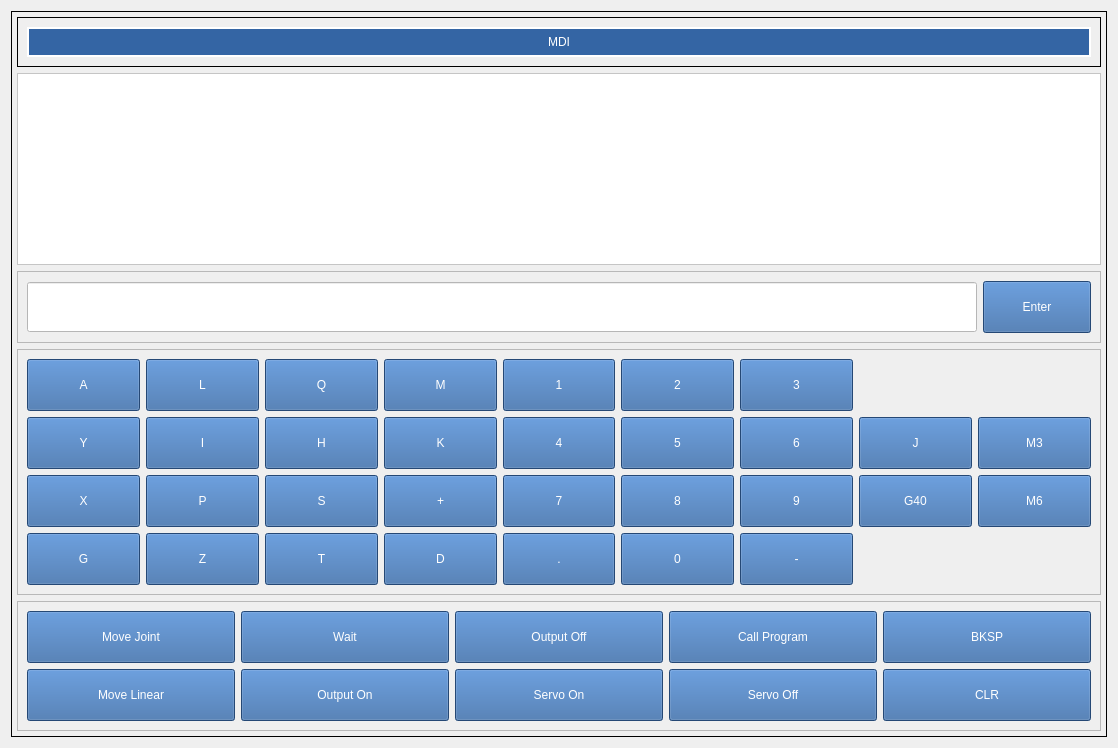
            <widget class="QWidget" name="widget">
             <attribute name="title">
              <string>MDI</string>
             </attribute>
             <layout class="QHBoxLayout" name="horizontalLayout_7">
              <item>
               <widget class="QFrame" name="gridFrame_10">
                <property name="maximumSize">
                 <size>
                  <width>9999</width>
                  <height>16777215</height>
                 </size>
                </property>
                <property name="styleSheet">
                 <string notr="true"/>
                </property>
                <property name="frameShape">
                 <enum>QFrame::Box</enum>
                </property>
                <layout class="QVBoxLayout" name="verticalLayout_8">
                 <property name="leftMargin">
                  <number>5</number>
                 </property>
                 <property name="topMargin">
                  <number>5</number>
                 </property>
                 <property name="rightMargin">
                  <number>5</number>
                 </property>
                 <property name="bottomMargin">
                  <number>5</number>
                 </property>
                 <item>
                  <widget class="QFrame" name="gridFrame_11">
                   <property name="maximumSize">
                    <size>
                     <width>16777215</width>
                     <height>50</height>
                    </size>
                   </property>
                   <property name="frameShape">
                    <enum>QFrame::Box</enum>
                   </property>
                   <layout class="QGridLayout" name="gridLayout_59">
                    <item row="0" column="0">
                     <widget class="QLabel" name="label_53">
                      <property name="minimumSize">
                       <size>
                        <width>0</width>
                        <height>30</height>
                       </size>
                      </property>
                      <property name="maximumSize">
                       <size>
                        <width>1122222</width>
                        <height>30</height>
                       </size>
                      </property>
                      <property name="styleSheet">
                       <string notr="true">color: rgb(255, 255, 255);
background-color:rgb(52, 101, 164);</string>
                      </property>
                      <property name="frameShape">
                       <enum>QFrame::Box</enum>
                      </property>
                      <property name="lineWidth">
                       <number>2</number>
                      </property>
                      <property name="text">
                       <string>MDI</string>
                      </property>
                      <property name="alignment">
                       <set>Qt::AlignCenter</set>
                      </property>
                     </widget>
                    </item>
                   </layout>
                  </widget>
                 </item>
                 <item>
                  <widget class="QListWidget" name="mdi_programView">
                   <property name="styleSheet">
                    <string notr="true">background-color: rgb(255, 255, 255);</string>
                   </property>
                  </widget>
                 </item>
                 <item>
                  <widget class="QFrame" name="frame_22">
                   <property name="styleSheet">
                    <string notr="true">QPushButton {
min-height: 50px;
min-width: 100px;
max-height: 50px;
max-width: 150px;
font: 14pt &quot;DejaVu Sans&quot;;
color: rgb(255, 255, 255);
background-color:rgb(52, 101, 164);
}</string>
                   </property>
                   <property name="frameShape">
                    <enum>QFrame::StyledPanel</enum>
                   </property>
                   <property name="frameShadow">
                    <enum>QFrame::Raised</enum>
                   </property>
                   <layout class="QHBoxLayout" name="horizontalLayout_8">
                    <item>
                     <widget class="QLineEdit" name="mdiEntryfield">
                      <property name="minimumSize">
                       <size>
                        <width>0</width>
                        <height>50</height>
                       </size>
                      </property>
                      <property name="styleSheet">
                       <string notr="true">background-color: rgb(255, 255, 255);</string>
                      </property>
                      <property name="frame">
                       <bool>true</bool>
                      </property>
                     </widget>
                    </item>
                    <item>
                     <widget class="QPushButton" name="mdi_enter">
                      <property name="minimumSize">
                       <size>
                        <width>102</width>
                        <height>52</height>
                       </size>
                      </property>
                      <property name="maximumSize">
                       <size>
                        <width>152</width>
                        <height>52</height>
                       </size>
                      </property>
                      <property name="text">
                       <string>Enter</string>
                      </property>
                     </widget>
                    </item>
                   </layout>
                  </widget>
                 </item>
                 <item>
                  <widget class="QFrame" name="frame_19">
                   <property name="styleSheet">
                    <string notr="true">QPushButton {
min-height: 50px;
min-width: 100px;
max-height: 50px;
max-width: 150px;
font: 14pt &quot;DejaVu Sans&quot;;
color: rgb(255, 255, 255);
background-color:rgb(52, 101, 164);
}</string>
                   </property>
                   <property name="frameShape">
                    <enum>QFrame::StyledPanel</enum>
                   </property>
                   <property name="frameShadow">
                    <enum>QFrame::Raised</enum>
                   </property>
                   <layout class="QGridLayout" name="gridLayout_30">
                    <item row="3" column="14">
                     <widget class="QPushButton" name="m6_4">
                      <property name="minimumSize">
                       <size>
                        <width>102</width>
                        <height>52</height>
                       </size>
                      </property>
                      <property name="text">
                       <string>M6</string>
                      </property>
                     </widget>
                    </item>
                    <item row="5" column="1">
                     <widget class="QPushButton" name="mdi_z_4">
                      <property name="minimumSize">
                       <size>
                        <width>102</width>
                        <height>52</height>
                       </size>
                      </property>
                      <property name="text">
                       <string>Z</string>
                      </property>
                     </widget>
                    </item>
                    <item row="3" column="2">
                     <widget class="QPushButton" name="mdi_s_4">
                      <property name="minimumSize">
                       <size>
                        <width>102</width>
                        <height>52</height>
                       </size>
                      </property>
                      <property name="text">
                       <string>S</string>
                      </property>
                     </widget>
                    </item>
                    <item row="0" column="0">
                     <widget class="QPushButton" name="mdi_a_3">
                      <property name="minimumSize">
                       <size>
                        <width>102</width>
                        <height>52</height>
                       </size>
                      </property>
                      <property name="text">
                       <string>A</string>
                      </property>
                     </widget>
                    </item>
                    <item row="0" column="2">
                     <widget class="QPushButton" name="mdi_q_3">
                      <property name="minimumSize">
                       <size>
                        <width>102</width>
                        <height>52</height>
                       </size>
                      </property>
                      <property name="text">
                       <string>Q</string>
                      </property>
                     </widget>
                    </item>
                    <item row="0" column="11">
                     <widget class="QPushButton" name="mdi_33">
                      <property name="minimumSize">
                       <size>
                        <width>102</width>
                        <height>52</height>
                       </size>
                      </property>
                      <property name="text">
                       <string>2</string>
                      </property>
                     </widget>
                    </item>
                    <item row="5" column="12">
                     <widget class="QPushButton" name="pushButton_67">
                      <property name="minimumSize">
                       <size>
                        <width>102</width>
                        <height>52</height>
                       </size>
                      </property>
                      <property name="text">
                       <string>-</string>
                      </property>
                     </widget>
                    </item>
                    <item row="1" column="4">
                     <widget class="QPushButton" name="mdi_k_4">
                      <property name="minimumSize">
                       <size>
                        <width>102</width>
                        <height>52</height>
                       </size>
                      </property>
                      <property name="text">
                       <string>K</string>
                      </property>
                     </widget>
                    </item>
                    <item row="1" column="1">
                     <widget class="QPushButton" name="mdi_i_4">
                      <property name="minimumSize">
                       <size>
                        <width>102</width>
                        <height>52</height>
                       </size>
                      </property>
                      <property name="text">
                       <string>I</string>
                      </property>
                     </widget>
                    </item>
                    <item row="3" column="4">
                     <widget class="QPushButton" name="pushButton_70">
                      <property name="minimumSize">
                       <size>
                        <width>102</width>
                        <height>52</height>
                       </size>
                      </property>
                      <property name="text">
                       <string>+</string>
                      </property>
                     </widget>
                    </item>
                    <item row="1" column="2">
                     <widget class="QPushButton" name="pushButton_63">
                      <property name="minimumSize">
                       <size>
                        <width>102</width>
                        <height>52</height>
                       </size>
                      </property>
                      <property name="text">
                       <string>H</string>
                      </property>
                     </widget>
                    </item>
                    <item row="5" column="4">
                     <widget class="QPushButton" name="pushButton_66">
                      <property name="minimumSize">
                       <size>
                        <width>102</width>
                        <height>52</height>
                       </size>
                      </property>
                      <property name="text">
                       <string>D</string>
                      </property>
                     </widget>
                    </item>
                    <item row="0" column="4">
                     <widget class="QPushButton" name="mdi_m_4">
                      <property name="minimumSize">
                       <size>
                        <width>102</width>
                        <height>52</height>
                       </size>
                      </property>
                      <property name="text">
                       <string>M</string>
                      </property>
                     </widget>
                    </item>
                    <item row="5" column="2">
                     <widget class="QPushButton" name="pushButton_65">
                      <property name="minimumSize">
                       <size>
                        <width>102</width>
                        <height>52</height>
                       </size>
                      </property>
                      <property name="text">
                       <string>T</string>
                      </property>
                     </widget>
                    </item>
                    <item row="1" column="10">
                     <widget class="QPushButton" name="mdi_32">
                      <property name="minimumSize">
                       <size>
                        <width>102</width>
                        <height>52</height>
                       </size>
                      </property>
                      <property name="text">
                       <string>4</string>
                      </property>
                     </widget>
                    </item>
                    <item row="3" column="11">
                     <widget class="QPushButton" name="mdi_37">
                      <property name="minimumSize">
                       <size>
                        <width>102</width>
                        <height>52</height>
                       </size>
                      </property>
                      <property name="text">
                       <string>8</string>
                      </property>
                     </widget>
                    </item>
                    <item row="5" column="0">
                     <widget class="QPushButton" name="mdi_g_4">
                      <property name="minimumSize">
                       <size>
                        <width>102</width>
                        <height>52</height>
                       </size>
                      </property>
                      <property name="text">
                       <string>G</string>
                      </property>
                     </widget>
                    </item>
                    <item row="3" column="10">
                     <widget class="QPushButton" name="mdi_35">
                      <property name="minimumSize">
                       <size>
                        <width>102</width>
                        <height>52</height>
                       </size>
                      </property>
                      <property name="text">
                       <string>7</string>
                      </property>
                     </widget>
                    </item>
                    <item row="5" column="11">
                     <widget class="QPushButton" name="pushButton_68">
                      <property name="minimumSize">
                       <size>
                        <width>102</width>
                        <height>52</height>
                       </size>
                      </property>
                      <property name="text">
                       <string>0</string>
                      </property>
                     </widget>
                    </item>
                    <item row="1" column="12">
                     <widget class="QPushButton" name="mdi_34">
                      <property name="minimumSize">
                       <size>
                        <width>102</width>
                        <height>52</height>
                       </size>
                      </property>
                      <property name="text">
                       <string>6</string>
                      </property>
                     </widget>
                    </item>
                    <item row="3" column="12">
                     <widget class="QPushButton" name="mdi_38">
                      <property name="minimumSize">
                       <size>
                        <width>102</width>
                        <height>52</height>
                       </size>
                      </property>
                      <property name="text">
                       <string>9</string>
                      </property>
                     </widget>
                    </item>
                    <item row="5" column="10">
                     <widget class="QPushButton" name="pushButton_64">
                      <property name="minimumSize">
                       <size>
                        <width>102</width>
                        <height>52</height>
                       </size>
                      </property>
                      <property name="text">
                       <string>.</string>
                      </property>
                     </widget>
                    </item>
                    <item row="0" column="12">
                     <widget class="QPushButton" name="mdi_30">
                      <property name="minimumSize">
                       <size>
                        <width>102</width>
                        <height>52</height>
                       </size>
                      </property>
                      <property name="text">
                       <string>3</string>
                      </property>
                     </widget>
                    </item>
                    <item row="3" column="13">
                     <widget class="QPushButton" name="pushButton_69">
                      <property name="minimumSize">
                       <size>
                        <width>102</width>
                        <height>52</height>
                       </size>
                      </property>
                      <property name="text">
                       <string>G40</string>
                      </property>
                     </widget>
                    </item>
                    <item row="0" column="10">
                     <widget class="QPushButton" name="mdi_31">
                      <property name="minimumSize">
                       <size>
                        <width>102</width>
                        <height>52</height>
                       </size>
                      </property>
                      <property name="text">
                       <string>1</string>
                      </property>
                     </widget>
                    </item>
                    <item row="1" column="11">
                     <widget class="QPushButton" name="mdi_36">
                      <property name="minimumSize">
                       <size>
                        <width>102</width>
                        <height>52</height>
                       </size>
                      </property>
                      <property name="text">
                       <string>5</string>
                      </property>
                     </widget>
                    </item>
                    <item row="1" column="0">
                     <widget class="QPushButton" name="mdi_y_4">
                      <property name="minimumSize">
                       <size>
                        <width>102</width>
                        <height>52</height>
                       </size>
                      </property>
                      <property name="text">
                       <string>Y</string>
                      </property>
                     </widget>
                    </item>
                    <item row="1" column="14">
                     <widget class="QPushButton" name="m3_4">
                      <property name="minimumSize">
                       <size>
                        <width>102</width>
                        <height>52</height>
                       </size>
                      </property>
                      <property name="text">
                       <string>M3</string>
                      </property>
                     </widget>
                    </item>
                    <item row="0" column="1">
                     <widget class="QPushButton" name="mdi_l_4">
                      <property name="minimumSize">
                       <size>
                        <width>102</width>
                        <height>52</height>
                       </size>
                      </property>
                      <property name="text">
                       <string>L</string>
                      </property>
                     </widget>
                    </item>
                    <item row="1" column="13">
                     <widget class="QPushButton" name="mdi_j_4">
                      <property name="minimumSize">
                       <size>
                        <width>102</width>
                        <height>52</height>
                       </size>
                      </property>
                      <property name="text">
                       <string>J</string>
                      </property>
                     </widget>
                    </item>
                    <item row="3" column="0">
                     <widget class="QPushButton" name="mdi_x_4">
                      <property name="minimumSize">
                       <size>
                        <width>102</width>
                        <height>52</height>
                       </size>
                      </property>
                      <property name="text">
                       <string>X</string>
                      </property>
                     </widget>
                    </item>
                    <item row="3" column="1">
                     <widget class="QPushButton" name="mdi_p_4">
                      <property name="minimumSize">
                       <size>
                        <width>102</width>
                        <height>52</height>
                       </size>
                      </property>
                      <property name="text">
                       <string>P</string>
                      </property>
                     </widget>
                    </item>
                   </layout>
                  </widget>
                 </item>
                 <item>
                  <widget class="QFrame" name="frame_21">
                   <property name="styleSheet">
                    <string notr="true">QPushButton {
min-height: 50px;
min-width: 200px;
max-height: 50px;
max-width: 250px;
font: 14pt &quot;DejaVu Sans&quot;;
color: rgb(255, 255, 255);
background-color:rgb(52, 101, 164);
}</string>
                   </property>
                   <property name="frameShape">
                    <enum>QFrame::StyledPanel</enum>
                   </property>
                   <property name="frameShadow">
                    <enum>QFrame::Raised</enum>
                   </property>
                   <layout class="QGridLayout" name="gridLayout_32">
                    <item row="0" column="2">
                     <widget class="QPushButton" name="mdi_outputOff">
                      <property name="minimumSize">
                       <size>
                        <width>202</width>
                        <height>52</height>
                       </size>
                      </property>
                      <property name="text">
                       <string>Output Off</string>
                      </property>
                     </widget>
                    </item>
                    <item row="2" column="2">
                     <widget class="QPushButton" name="mdi_servoOn">
                      <property name="minimumSize">
                       <size>
                        <width>202</width>
                        <height>52</height>
                       </size>
                      </property>
                      <property name="text">
                       <string>Servo On</string>
                      </property>
                     </widget>
                    </item>
                    <item row="2" column="4">
                     <widget class="QPushButton" name="mdiClearButton">
                      <property name="minimumSize">
                       <size>
                        <width>202</width>
                        <height>52</height>
                       </size>
                      </property>
                      <property name="text">
                       <string>CLR</string>
                      </property>
                     </widget>
                    </item>
                    <item row="0" column="1">
                     <widget class="QPushButton" name="mdi_wait">
                      <property name="minimumSize">
                       <size>
                        <width>202</width>
                        <height>52</height>
                       </size>
                      </property>
                      <property name="text">
                       <string>Wait</string>
                      </property>
                     </widget>
                    </item>
                    <item row="2" column="1">
                     <widget class="QPushButton" name="mdi_outputOn">
                      <property name="minimumSize">
                       <size>
                        <width>202</width>
                        <height>52</height>
                       </size>
                      </property>
                      <property name="text">
                       <string>Output On</string>
                      </property>
                     </widget>
                    </item>
                    <item row="0" column="4">
                     <widget class="QPushButton" name="mdiBackSpaceKey">
                      <property name="minimumSize">
                       <size>
                        <width>202</width>
                        <height>52</height>
                       </size>
                      </property>
                      <property name="text">
                       <string>BKSP</string>
                      </property>
                     </widget>
                    </item>
                    <item row="0" column="3">
                     <widget class="QPushButton" name="mdi_callProgram">
                      <property name="minimumSize">
                       <size>
                        <width>202</width>
                        <height>52</height>
                       </size>
                      </property>
                      <property name="text">
                       <string>Call Program</string>
                      </property>
                     </widget>
                    </item>
                    <item row="2" column="3">
                     <widget class="QPushButton" name="mdi_servoOFf">
                      <property name="minimumSize">
                       <size>
                        <width>202</width>
                        <height>52</height>
                       </size>
                      </property>
                      <property name="text">
                       <string>Servo Off</string>
                      </property>
                     </widget>
                    </item>
                    <item row="0" column="0">
                     <widget class="QPushButton" name="pushButton_3">
                      <property name="text">
                       <string>Move Joint</string>
                      </property>
                     </widget>
                    </item>
                    <item row="2" column="0">
                     <widget class="QPushButton" name="pushButton_4">
                      <property name="text">
                       <string>Move Linear</string>
                      </property>
                     </widget>
                    </item>
                   </layout>
                  </widget>
                 </item>
                </layout>
               </widget>
              </item>
             </layout>
            </widget>
